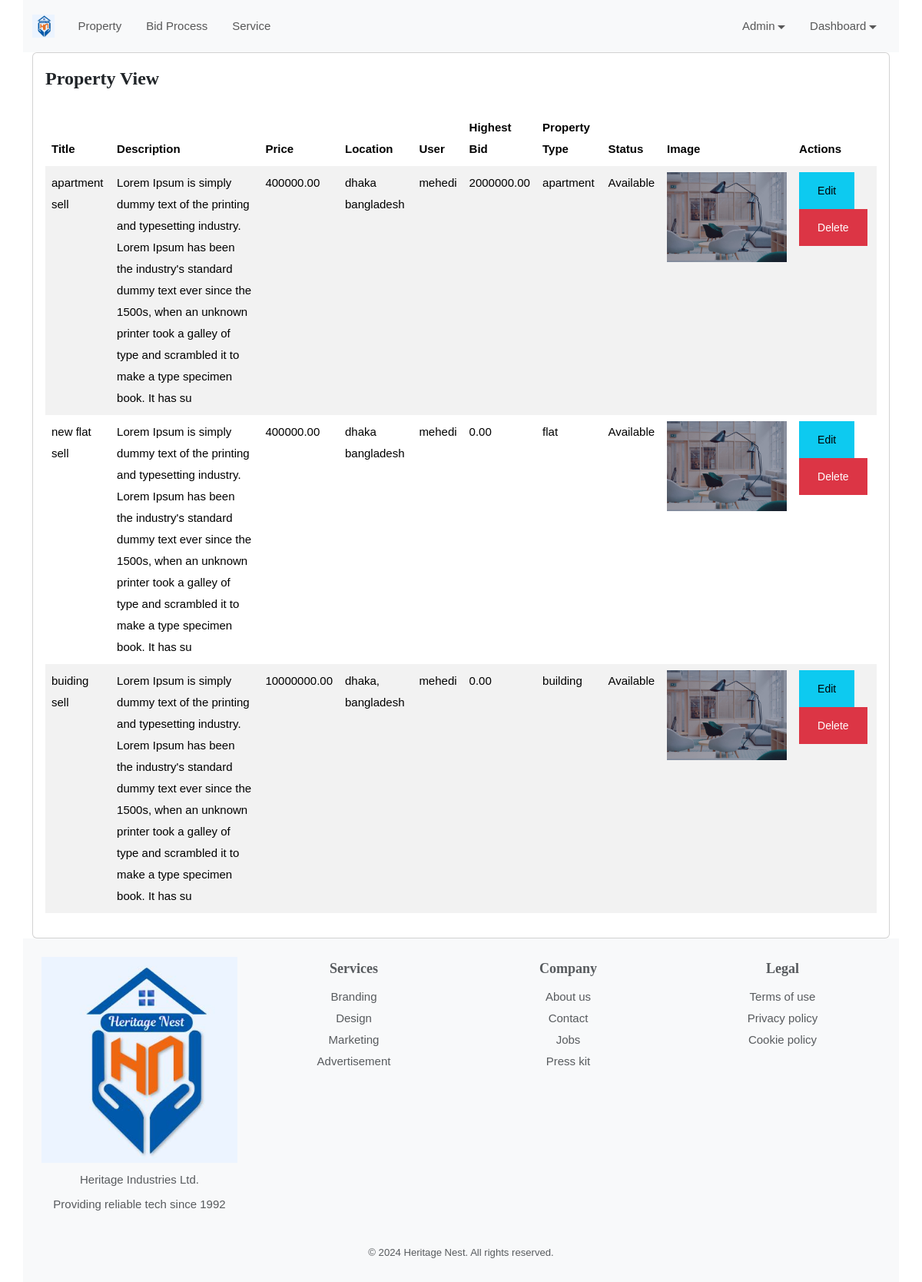
/view_property.php (signed in), run on the app's committed database.
### tables this page shows
CREATE TABLE `properties` (
  `id` bigint(20) unsigned NOT NULL AUTO_INCREMENT,
  `title` varchar(255) DEFAULT NULL,
  `description` varchar(255) DEFAULT NULL,
  `image` varchar(255) DEFAULT NULL,
  `price` decimal(15,2) DEFAULT NULL,
  `location` varchar(255) DEFAULT NULL,
  `user_id` bigint(20) unsigned NOT NULL,
  `highest_bidder` bigint(20) unsigned DEFAULT NULL,
  `highest_bid` decimal(15,2) DEFAULT NULL,
  `p_type` varchar(50) DEFAULT NULL,
  `status` tinyint(4) DEFAULT NULL,
  `created_at` datetime DEFAULT current_timestamp(),
  PRIMARY KEY (`id`),
  KEY `user_id` (`user_id`),
  CONSTRAINT `properties_ibfk_1` FOREIGN KEY (`user_id`) REFERENCES `users` (`id`) ON DELETE CASCADE
);

CREATE TABLE `users` (
  `id` bigint(20) unsigned NOT NULL AUTO_INCREMENT,
  `user_name` varchar(100) DEFAULT NULL,
  `email` varchar(100) DEFAULT NULL,
  `password` varchar(100) DEFAULT NULL,
  `phone` int(15) DEFAULT NULL,
  `address` varchar(255) DEFAULT NULL,
  `role_id` int(11) unsigned NOT NULL,
  `created_at` datetime DEFAULT NULL,
  PRIMARY KEY (`id`),
  KEY `role_id` (`role_id`),
  CONSTRAINT `users_ibfk_1` FOREIGN KEY (`role_id`) REFERENCES `role` (`id`) ON DELETE CASCADE ON UPDATE CASCADE
);

### view_property.php (the view, shortened to what this page needs)
<?php include('partials/header.php');
include 'functions/db.php';
$base_url = '/property_bid_project/';
?>
<div class="page-wrapper">
<div class="content container">
    <div class="row">
        <div class="col-sm-12">
            <div class="card">
                <div class="card-body">
                    <h4 class="header-title mt-0 mb-4">Property View</h4>
                    <table id="datatable-buttons" class="table table-striped dt-responsive nowrap">
                        <thead>
                            <tr>
                                <th>Title</th>
                                <th>Description</th>
                                <th>Price</th>
                                <th>Location</th>
                                <th>User</th>
                                <th>Highest Bid</th>
                                <th>Property Type</th>
                                <th>Status</th>
                                <th>Image</th>
                                <th>Actions</th>
                            </tr>
                        </thead>
                        <tbody>
                            <?php
                            $sql = "
                            SELECT properties.*, users.user_name,
                                   COALESCE(MAX(bids.amount), 0) AS highest_bid
                            FROM properties
                            JOIN users ON users.id = properties.user_id
                            LEFT JOIN bids ON bids.property_id = properties.id
                            GROUP BY properties.id
                            ";
                            $query = $conn->prepare($sql);
                            $query->execute();
                            while ($row = $query->fetch(PDO::FETCH_ASSOC)) {
                            ?>
                            <tr>
                                <td><?php echo $row['title']; ?></td>
                                <td><?php echo $row['description']; ?></td>
                                <td><?php echo $row['price']; ?></td>
                                <td><?php echo $row['location']; ?></td>
                                <td><?php echo $row['user_name']; ?></td>
                                <td><?php echo $row['highest_bid']; ?></td>
                                <td><?php echo $row['p_type']; ?></td>
                                <td><?php echo ($row['status'] == 1) ? 'Available' : 'Not Available'; ?></td>
                                <td><img src="<?= $base_url . 'assets/images/' . htmlspecialchars($row['image']) ?>" alt="Property Image" width="100"></td>
                                <td>
                                    <a href="propertyedit.php?id=<?php echo $row['id']; ?>"><button class="btn btn-info">Edit</button></a>
                                    <a href="propertydelete.php?id=<?php echo $row['id']; ?>"><button class="btn btn-danger">Delete</button></a>
                                </td>
                            </tr>
                            <?php } ?>
                        </tbody>
                    </table>
                </div>
            </div>
        </div>
    </div>
</div>
<?php include('partials/footer.php'); ?>

### assets/css/color.css (style rules this page uses)
:root { --theme-ordinary-color: #74777b; }
:root { --theme-primary-color: #17c788; }
:root { --theme-secondary-color: #0d1432; }
:root { --theme-white-color: #fff; }
:root { --theme-light-color: #f8f8f8; }
:root { --theme-gray-color: #f5f5f5; }
:root { --theme-footer-color: #091b4b; }
:root { --theme-dark-color: #091b4b; }
:root { --text-light-color: #a3a7af; }
:root { --theme-primary-opacity-color: rgba(11, 191, 141, .8); }
:root { --theme-secondary-opacity-color: rgba(13,20,50,0.7); }
:root { --theme-white-opacity-color: rgba(255, 255, 255, 0.3); }
:root { --theme-dark-opacity-color: rgba(0, 0, 0, 0.5); }
:root { --theme-ordinary-font: 'Muli', sans-serif; }
:root { --theme-highlight-font: 'Comfortaa', cursive; }

### assets/css/style.css (style rules this page uses)
.container, .container-fluid { transition: all 0.6s ease 0s; -moz-transition: all 0.6s ease 0s; -webkit-transition: all 0.6s ease 0s; -o-transition: all 0.6s ease 0s; }
.text-ordinary, a.text-ordinary, .text-ordinary a, body, .dropdown-item, .footer-widget li a, .text-ordinary .jslider .jslider-label, .breadcrumb-item > a, .list-text-white a.dropdown-item { color: var(--theme-ordinary-color); }
.table-striped tbody tr:nth-of-type(2n + 1) { background-color: var(--theme-gray-color); }
.transation-3s, .transation-3s:hover, .hover-zoomer img, .hover-bg-white, a, a:hover, .btn, .btn:hover, .radio-check label, .message-list li .message-action, .timeline-item .circle, .timeline-item .date-time, .clip-item .fa-times { -moz-transition: all 300ms ease-in-out 0s; -webkit-transition: all 300ms ease-in-out 0s; -o-transition: all 300ms ease-in-out 0s; -ms-transition: all 300ms ease-in-out 0s; transition: all 300ms ease-in-out 0s; }
body { font-family: var(--theme-ordinary-font); font-size: 15px; line-height: 28px; }
h1, .h1, h2, .h2, h3, .h3, h4, .h4, h5, .h5, h6, .h6 { font-family: var(--theme-highlight-font); font-weight: 700; }
h4, .h4 { line-height: 35px; }
a, a:hover, .btn-link, .btn-link:hover { text-decoration: none; cousor: pointer; }
img { width: 100%; }
button, button:focus { border: none; outline: none; }
.btn { padding: 0px 23px; font-size: 14px; border-radius: 0; line-height: 46px; font-weight: 500; }
::placeholder { font: var(--theme-ordinary-font); font-size: 15px; font-weight: 400; color: #fff; }
table td, table th { border: none; padding: 10px 15px; }

### data on the page
properties: title "apartment sell", description "Lorem Ipsum is simply dummy text of the printing and typesetting industry. Lorem Ipsum has been the industry's standard dummy text ever since the 1500s, when an unknown printer took a galley of type and scrambled it to make a type specimen book. It has su", price "400000.00", location "dhaka bangladesh", user.user_name "mehedi", highest_bid "2000000.00", p_type "apartment", status "Available", image (picture)
properties: title "new flat sell", description "Lorem Ipsum is simply dummy text of the printing and typesetting industry. Lorem Ipsum has been the industry's standard dummy text ever since the 1500s, when an unknown printer took a galley of type and scrambled it to make a type specimen book. It has su", price "400000.00", location "dhaka bangladesh", user.user_name "mehedi", highest_bid "0.00", p_type "flat", status "Available", image (picture)
properties: title "buiding sell", description "Lorem Ipsum is simply dummy text of the printing and typesetting industry. Lorem Ipsum has been the industry's standard dummy text ever since the 1500s, when an unknown printer took a galley of type and scrambled it to make a type specimen book. It has su", price "10000000.00", location "dhaka, bangladesh", user.user_name "mehedi", highest_bid "0.00", p_type "building", status "Available", image (picture)
